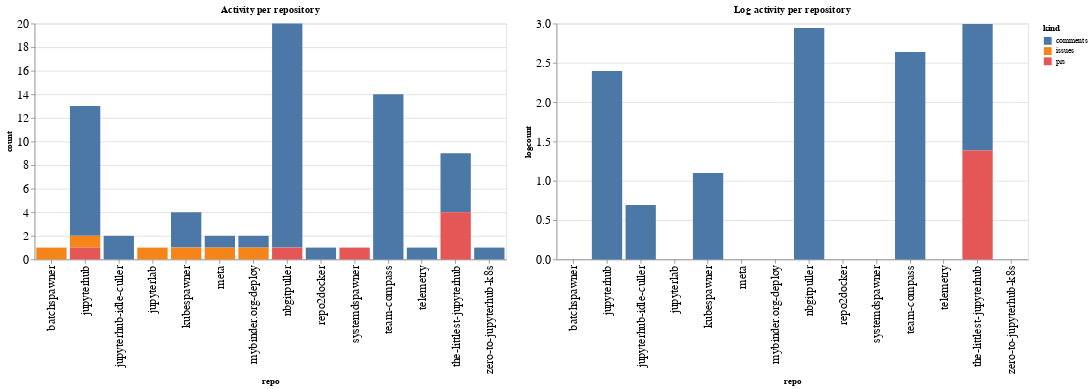

Source (notebook cell):
### Code cell
ch1 = alt.Chart(repo_summaries, width=600, title="Activity per repository").mark_bar().encode(
    x='repo',
    y='count',
    color='kind',
    tooltip="kind"
)

ch2 = alt.Chart(repo_summaries, width=600, title="Log activity per repository").mark_bar().encode(
    x='repo',
    y='logcount',
    color='kind',
    tooltip="kind"
)

ch1 | ch2

### Figure 1 — Vega-Lite specification as saved in the notebook (floating-point values rounded to 4 significant figures)
{"config": {"axisLeft": {"labelFontSize": 15}, "axisBottom": {"labelFontSize": 15}}, "hconcat": [{"mark": "bar", "encoding": {"color": {"type": "nominal", "field": "kind"}, "tooltip": {"type": "nominal", "field": "kind"}, "x": {"type": "nominal", "field": "repo"}, "y": {"type": "quantitative", "field": "count"}}, "title": "Activity per repository", "width": 600}, {"mark": "bar", "encoding": {"color": {"type": "nominal", "field": "kind"}, "tooltip": {"type": "nominal", "field": "kind"}, "x": {"type": "nominal", "field": "repo"}, "y": {"type": "quantitative", "field": "logcount"}}, "title": "Log activity per repository", "width": 600}], "data": {"name": "data-d3be5da49d1d832f2e934af95b400426"}, "$schema": "https://vega.github.io/schema/vega-lite/v4.8.1.json", "datasets": {"data-d3be5da49d1d832f2e934af95b400426": [{"repo": "batchspawner", "kind": "issues", "count": 1, "logcount": 0.0}, {"repo": "jupyterhub", "kind": "comments", "count": 11, "logcount": 2.398}, {"repo": "jupyterhub", "kind": "issues", "count": 1, "logcount": 0.0}, {"repo": "jupyterhub", "kind": "prs", "count": 1, "logcount": 0.0}, {"repo": "jupyterhub-idle-culler", "kind": "comments", "count": 2, "logcount": 0.6931}, {"repo": "jupyterlab", "kind": "issues", "count": 1, "logcount": 0.0}, {"repo": "kubespawner", "kind": "comments", "count": 3, "logcount": 1.099}, {"repo": "kubespawner", "kind": "issues", "count": 1, "logcount": 0.0}, {"repo": "meta", "kind": "comments", "count": 1, "logcount": 0.0}, {"repo": "meta", "kind": "issues", "count": 1, "logcount": 0.0}, {"repo": "mybinder.org-deploy", "kind": "comments", "count": 1, "logcount": 0.0}, {"repo": "mybinder.org-deploy", "kind": "issues", "count": 1, "logcount": 0.0}, {"repo": "nbgitpuller", "kind": "comments", "count": 19, "logcount": 2.944}, {"repo": "nbgitpuller", "kind": "prs", "count": 1, "logcount": 0.0}, {"repo": "repo2docker", "kind": "comments", "count": 1, "logcount": 0.0}, {"repo": "systemdspawner", "kind": "prs", "count": 1, "logcount": 0.0}, {"repo": "team-compass", "kind": "comments", "count": 14, "logcount": 2.639}, {"repo": "telemetry", "kind": "comments", "count": 1, "logcount": 0.0}, {"repo": "the-littlest-jupyterhub", "kind": "comments", "count": 5, "logcount": 1.609}, {"repo": "the-littlest-jupyterhub", "kind": "prs", "count": 4, "logcount": 1.386}, {"repo": "zero-to-jupyterhub-k8s", "kind": "comments", "count": 1, "logcount": 0.0}]}}
